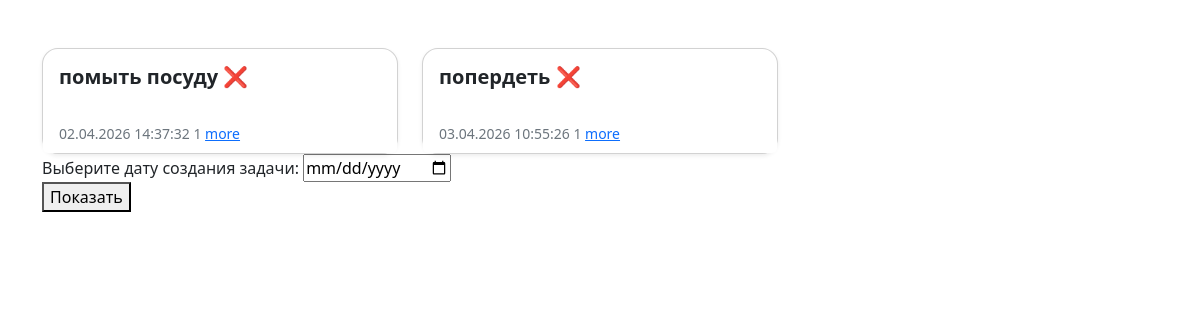
Page /list/ (signed in) on the earlier database version.
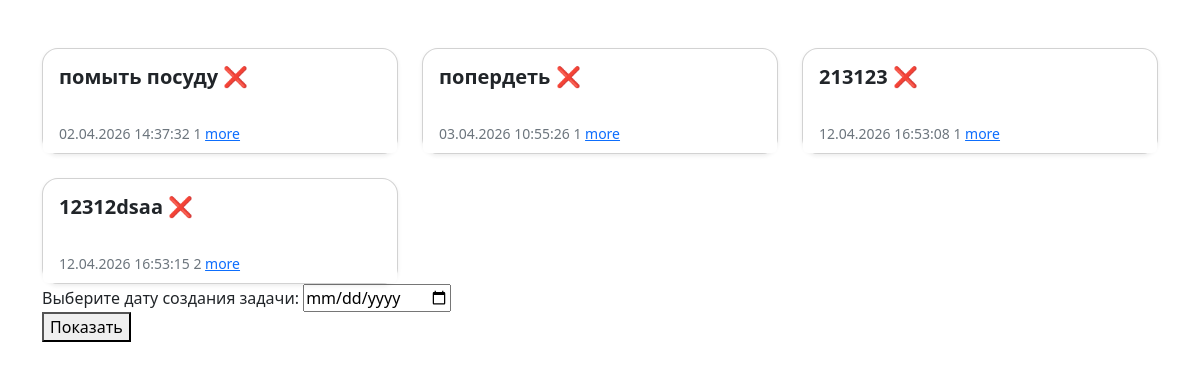
Same page on the later database version.
### content/models.py (models this page shows, shortened)
class Task(models.Model):
    user = models.ForeignKey(User, on_delete=models.CASCADE)
    name = models.CharField(max_length=55)
    slot = models.IntegerField(default=1)
    day = models.DateField()
    is_completed = models.BooleanField(default=False)
    created = models.DateTimeField(auto_now_add=True)
    class Meta:
        constraints = [
            models.UniqueConstraint(
                fields=["user", "day", "slot"],
                name="unique_user_day_slot"
            )
        ]

### content/views.py (the view)
# urls.py: path("list/", contentviews.all_task, name="list"),
def all_task(request):
    if not request.user.is_authenticated:
        return redirect("login")
    tasks = Task.objects.filter(user=request.user)
    return render(request, "content/all_tasks.html", {"tasks": tasks})

### templates/content/all_tasks.html (shortened to what this page needs)
<!DOCTYPE html>
<html lang="en">
<head>
    <link href="https://cdn.jsdelivr.net/npm/bootstrap@5.3.2/dist/css/bootstrap.min.css" rel="stylesheet">
</head>
<body>
<div class="container mt-5">
    {% if tasks %}
        <div class="row g-4">
            {% for task in tasks %}
            <div class="col-md-6 col-lg-4">
                <div class="card shadow-sm h-100 rounded-4">
                    <div class="card-body">
                        <h5 class="card-title fw-bold">
                            {{ task.name }} {% if task.is_completed %}
                                ✅
                            {% else %}
                                ❌
                            {% endif %}
                        </h5>
                    </div>
                    <div class="card-footer bg-white border-0">
                        <small class="text-secondary">
                            {{ task.created|date:"d.m.Y H:i:s" }}
                            {{ task.slot }}
                            <a href="{% url 'tasks_by_date_and_slot' task.created|date:'Y-m-d' task.slot %}">
                                more
                            </a>
                        </small>
                    </div>
                </div>
            </div>
            {% endfor %}
        </div>
    <form id="dateForm">
  <div>
    <label for="task">Выберите дату создания задачи:</label>
    <input
      type="date"
      id="task"
      name="task"
      min="{{ request.user.date_joined|date:'Y-m-d' }}"
      max="{{ today|date:'Y-m-d' }}"
      required
    />
  </div>
  <div>
    <button type="submit">Показать</button>
  </div>
</form>
</div>
    {% else %}
        <div class="text-center mt-5">
            <h2 class="text-muted">Задач не найдено</h2>
        </div>
    {% endif %}
</body>
</html>

Differences in the rows shown:
added Task: name "213123", created "12.04.2026 16:53:08", slot "1"
added Task: name "12312dsaa", created "12.04.2026 16:53:15", slot "2"
